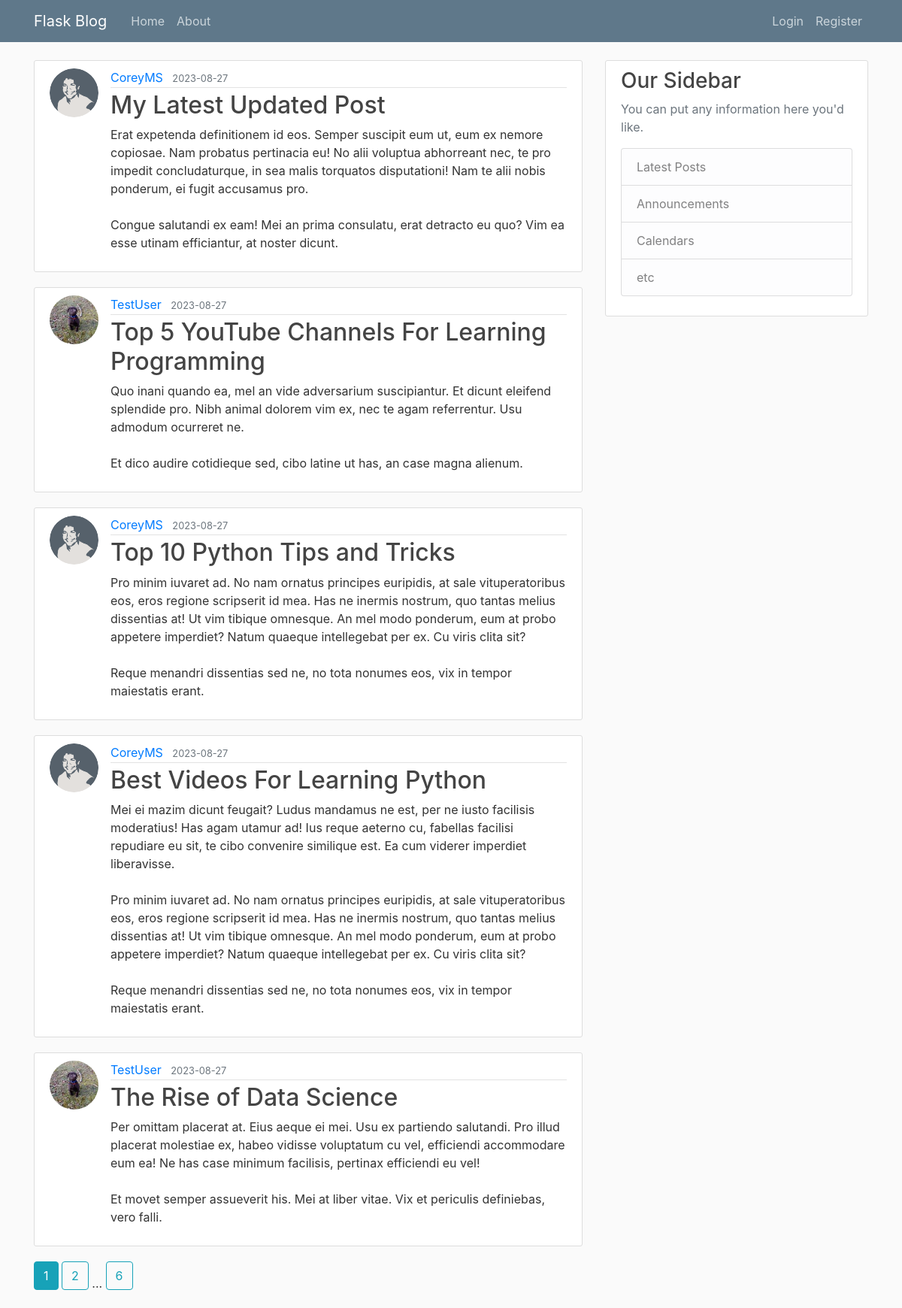
The page /home on the database its author committed.
### flaskblog/models.py (models this page shows, shortened)
class Post(db.Model):
    id = db.Column(db.Integer, primary_key=True)
    title = db.Column(db.String(100), nullable=False)
    date_posted = db.Column(db.DateTime, nullable=False, default=datetime.utcnow)
    content = db.Column(db.Text, nullable=False)
    user_id = db.Column(db.Integer, db.ForeignKey('user.id'), nullable=False)

class User(db.Model, UserMixin):
    id = db.Column(db.Integer, primary_key=True)
    username = db.Column(db.String(20), unique=True, nullable=False)
    email = db.Column(db.String(120), unique=True, nullable=False)
    image_file = db.Column(db.String(20), nullable=False, default='default.jpg')
    password = db.Column(db.String(60),nullable=False)
    posts = db.relationship('Post', backref='author', lazy=True)

### flaskblog/main/routes.py (the view)
@main.route("/")
@main.route("/home")
def home():
    page = request.args.get('page', 1, type=int) # 默认是1 类型是int
    posts = Post.query.order_by(Post.date_posted.desc()).paginate(page=page, per_page=5)
    return render_template('home.html', posts=posts)

### flaskblog/templates/home.html
{% extends "layout.html" %}
{% block content %}
    {% for post in posts.items %}
        <article class="media content-section">
            <img src="{{ url_for('static', filename='profile_pics/' + post.author.image_file) }}" class="rounded-circle article-img">
            <div class="media-body">
                <div class="article-metadata">
                    <a class="mr-2" href="{{ url_for('users.user_posts', username=post.author.username) }}">{{ post.author.username }}</a>
                    <small class="text-muted">{{ post.date_posted.strftime('%Y-%m-%d') }}</small>
                </div>
                <h2><a class="article-title" href="{{ url_for('posts.post', post_id=post.id) }}">{{ post.title }}</a></h2>
                <p class="article-content">{{ post.content }}</p>
            </div>
        </article>
    {% endfor %}
    {% for page_num in posts.iter_pages(left_edge=1, right_edge=1, left_current=1, right_current=1) %}
        {% if page_num %}
            {% if posts.page == page_num %}
                <a class="btn btn-info mb-4" href="{{ url_for('main.home', page=page_num) }}">{{ page_num }}</a>
            {% else %}
                <a class="btn btn-outline-info mb-4" href="{{ url_for('main.home', page=page_num) }}">{{ page_num }}</a>
            {% endif %}
        {% else %}
            ...
        {% endif %}
    {% endfor %}
{% endblock content %}

### flaskblog/templates/layout.html (shortened to what this page needs)
<!DOCTYPE html>
<html lang="en">
<head>
    <link rel="stylesheet" href="https://cdn.jsdelivr.net/npm/bootstrap@4.0.0/dist/css/bootstrap.min.css"
>
    <link rel="stylesheet" type="text/css" href="{{ url_for('static', filename='main.css') }}">
</head>
<body>
    <header class="site-header">
        <nav class="navbar navbar-expand-md navbar-dark bg-steel fixed-top">
            <div class="container">
                <a class="navbar-brand mr-4" href="/">Flask Blog</a>
                <div class="collapse navbar-collapse" id="navbarToggle">
                    <div class="navbar-nav mr-auto">
                        <a class="nav-item nav-link" href="{{ url_for('main.home') }}">Home</a>
                        <a class="nav-item nav-link" href="{{ url_for('main.about') }}">About</a>
                    </div>
                    <div class="navbar-nav">
                        {% if current_user.is_authenticated %}
                            <a class="nav-item nav-link" href="{{ url_for('posts.new_post') }}">New Post</a>
                            <a class="nav-item nav-link" href="{{ url_for('users.account') }}">Account</a>
                            <a class="nav-item nav-link" href="{{ url_for('users.logout') }}">Logout</a>
                        {% else %}
                            <a class="nav-item nav-link" href="{{ url_for('users.login') }}">Login</a>
                            <a class="nav-item nav-link" href="{{ url_for('users.register') }}">Register</a>
                        {% endif %}
                    </div>
                </div>
            </div>
        </nav>
    </header>
    <main role="main" class="container">
        <div class="row">
            <div class="col-md-8">
                {% block content %}{% endblock %}
            </div>
            <div class="col-md-4">
                <div class="content-section">
                    <h3>Our Sidebar</h3>
                    <p class='text-muted'>You can put any information here you'd like.
                    <ul class="list-group">
                        <li class="list-group-item list-group-item-light">Latest Posts</li>
                        <li class="list-group-item list-group-item-light">Announcements</li>
                        <li class="list-group-item list-group-item-light">Calendars</li>
                        <li class="list-group-item list-group-item-light">etc</li>
                    </ul>
                    </p>
                </div>
            </div>
        </div>
    </main>
</body>
</html>

### flaskblog/static/main.css (style rules this page uses)
body { background: #fafafa; color: #333333; margin-top: 5rem; }
h1, h2, h3, h4, h5, h6 { color: #444444; }
.bg-steel { background-color: #5f788a; }
.site-header .navbar-nav .nav-link { color: #cbd5db; }
.content-section { background: #ffffff; padding: 10px 20px; border: 1px solid #dddddd; border-radius: 3px; margin-bottom: 20px; }
.article-title { color: #444444; text-decoration: none; }
.article-content { white-space: pre-line; }
.article-img { height: 65px; width: 65px; margin-right: 16px; }
.article-metadata { padding-bottom: 1px; margin-bottom: 4px; border-bottom: 1px solid #e3e3e3 }
a:link { text-decoration: none; }

### rows shown on the page
Post: image_file (picture), author.username "CoreyMS", date_posted "2023-08-27", title "My Latest Updated Post", content "Erat expetenda definitionem id eos. Semper suscipit eum ut, eum ex nemore copiosae. Nam probatus pertinacia eu! No alii voluptua abhorreant nec, te pro impedit concludaturque, in sea malis torquatos disputationi! Nam te alii nobis ponderum, ei fugit accusamus pro. Congue salutandi ex eam! Mei an prima consulatu, erat detracto eu quo? Vim ea esse utinam efficiantur, at noster dicunt."
Post: image_file (picture), author.username "TestUser", date_posted "2023-08-27", title "Top 5 YouTube Channels For Learning Programming", content "Quo inani quando ea, mel an vide adversarium suscipiantur. Et dicunt eleifend splendide pro. Nibh animal dolorem vim ex, nec te agam referrentur. Usu admodum ocurreret ne. Et dico audire cotidieque sed, cibo latine ut has, an case magna alienum."
Post: image_file (picture), author.username "CoreyMS", date_posted "2023-08-27", title "Top 10 Python Tips and Tricks", content "Pro minim iuvaret ad. No nam ornatus principes euripidis, at sale vituperatoribus eos, eros regione scripserit id mea. Has ne inermis nostrum, quo tantas melius dissentias at! Ut vim tibique omnesque. An mel modo ponderum, eum at probo appetere imperdiet? Natum quaeque intellegebat per ex. Cu viris clita sit? Reque menandri dissentias sed ne, no tota nonumes eos, vix in tempor maiestatis erant."
Post: image_file (picture), author.username "CoreyMS", date_posted "2023-08-27", title "Best Videos For Learning Python", content "Mei ei mazim dicunt feugait? Ludus mandamus ne est, per ne iusto facilisis moderatius! Has agam utamur ad! Ius reque aeterno cu, fabellas facilisi repudiare eu sit, te cibo convenire similique est. Ea cum viderer imperdiet liberavisse. Pro minim iuvaret ad. No nam ornatus principes euripidis, at sale vituperatoribus eos, eros regione scripserit id mea. Has ne inermis nostrum, quo tantas melius dissentias at! Ut vim tibique omnesque. An mel modo ponderum, eum at probo appetere imperdiet? Natum quaeque intellegebat per ex. Cu viris clita sit? Reque menandri dissentias sed ne, no tota nonumes eos, vix in tempor maiestatis erant."
Post: image_file (picture), author.username "TestUser", date_posted "2023-08-27", title "The Rise of Data Science", content "Per omittam placerat at. Eius aeque ei mei. Usu ex partiendo salutandi. Pro illud placerat molestiae ex, habeo vidisse voluptatum cu vel, efficiendi accommodare eum ea! Ne has case minimum facilisis, pertinax efficiendi eu vel! Et movet semper assueverit his. Mei at liber vitae. Vix et periculis definiebas, vero falli."

### other values the page prints
{{ page_num }} "1"
{{ page_num }} "2" "6"
